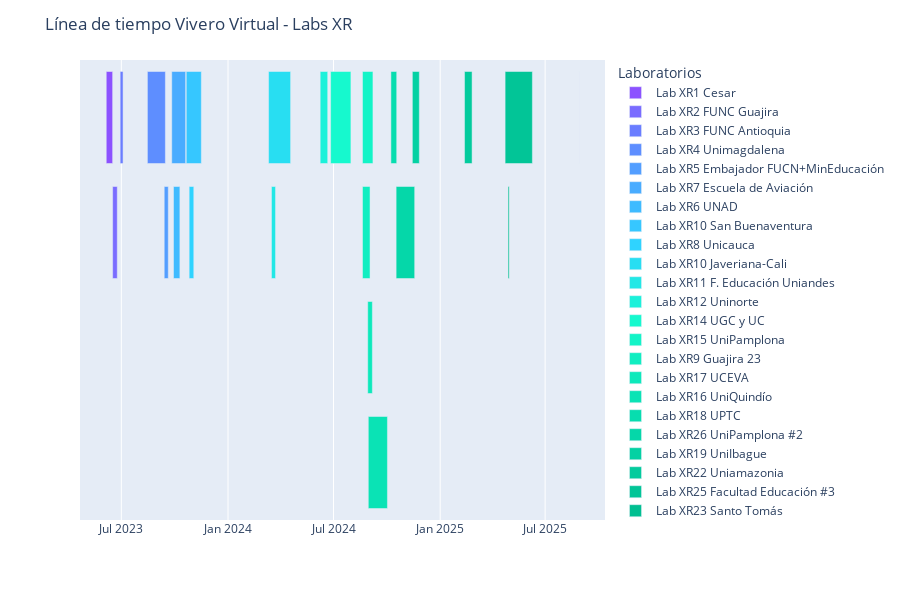

Notebook code cell kept with this figure:
### Code cell
import pandas as pd
import plotly.express as px


colores_labs = [
    "#8c52ff", "#7a6cff", "#6a7dff", "#5e8eff", "#539eff",
    "#49acff", "#3fbbff", "#36c7ff", "#2fd3ff", "#28def2",
    "#22e8e6", "#1cf1da", "#16f9ce", "#13f4c7", "#10eec1",
    "#0de9bb", "#0ae3b5", "#07ddaf", "#05d7a9", "#04d1a3",
    "#03cb9d", "#02c597", "#01bf91", "#00b98b", "#00b385",
    "#009f8f", "#008ca0", "#0078b1", "#0064c2", "#0050d3"
]


labs = pd.DataFrame({
    "Laboratorios": [
        "Lab XR1 Cesar",
        "Lab XR2 FUNC Guajira",
        "Lab XR3 FUNC Antioquia",
        "Lab XR4 Unimagdalena",
        "Lab XR5 Embajador FUCN+MinEducación",
        "Lab XR6 UNAD",
        "Lab XR7 Escuela de Aviación",
        "Lab XR8 Unicauca",
        "Lab XR9 Guajira 23",
        "Lab XR10 Javeriana-Cali",
        "Lab XR10 San Buenaventura",
        "Lab XR11 F. Educación Uniandes",
        "Lab XR12 Uninorte",
        "Lab XR14 UGC y UC",
        "Lab XR15 UniPamplona",
        "Lab XR16 UniQuindío",
        "Lab XR17 UCEVA",
        "Lab XR18 UPTC",
        "Lab XR19 UniIbague",
        "Lab XR22 Uniamazonia",
        "Lab XR23 Santo Tomás",
        "Lab XR25 Facultad Educación #3",
        "Lab XR26 UniPamplona #2",
        "Lab XR27 UniPamplona #3"
    ],
    "Inicio": [
        "2023-06-05", "2023-06-16", "2023-06-29", "2023-08-15", "2023-09-13",
        "2023-09-29", "2023-09-26", "2023-10-26", "2024-08-20", "2024-03-11",
        "2023-10-21", "2024-03-16", "2024-06-08", "2024-06-26", "2024-08-20",
        "2024-08-30", "2024-08-29", "2024-10-08", "2024-11-14", "2025-02-12",
        "2025-04-28", "2025-04-23", "2024-10-17", "2025-08-28"
    ],
    "Fin": [
        "2023-06-16", "2023-06-24", "2023-07-04", "2023-09-15", "2023-09-20",
        "2023-10-10", "2023-10-20", "2023-11-03", "2024-09-02", "2024-04-18",
        "2023-11-16", "2024-03-23", "2024-06-21", "2024-07-31", "2024-09-07",
        "2024-10-02", "2024-09-06", "2024-10-18", "2024-11-26", "2025-02-25",
        "2025-04-30", "2025-06-09", "2024-11-18", "2025-08-28"
    ]
})

#  Ordenar por fecha
labs = labs.sort_values("Inicio")

#  Asignar niveles (para evitar solapamientos)

levels = []

for i, row in labs.iterrows():
    start = pd.to_datetime(row["Inicio"])
    end = pd.to_datetime(row["Fin"])

    assigned = False
    for lvl in levels:
        if start > lvl[-1]:           # si no se solapan
            lvl.append(end)
            labs.loc[i, "Nivel"] = levels.index(lvl)
            assigned = True
            break

    if not assigned:
        levels.append([end])
        labs.loc[i, "Nivel"] = len(levels) - 1


fig = px.timeline(
    labs,
    x_start="Inicio",
    x_end="Fin",
    y="Nivel",
    hover_name="Laboratorios",
    hover_data={"Inicio": True, "Fin": True, "Nivel": False},
    color="Laboratorios",                    
    color_discrete_sequence=colores_labs  
)

fig.update_yaxes(
    autorange="reversed",
    title="Laboratorios",
    visible=False
)
fig.update_xaxes(
    visible=True  
)


fig.update_layout(
    height=600,
    showlegend=True,     
    legend=dict(
        orientation="v",  
        yanchor="bottom",
        y=-0,
        xanchor="left",
        x=200
    ),
    title="Línea de tiempo Vivero Virtual - Labs XR"
)

fig.show()

### Figure 1 — Plotly figure (JSON) as saved in the notebook; plotly's stock layout.template omitted (floating-point values rounded to 4 significant figures)
{"data": [{"alignmentgroup": "True", "base": ["2023-06-05"], "hovertemplate": "<b>%{hovertext}</b><br><br>Laboratorios=Lab XR1 Cesar<br>Inicio=%{base}<br>Fin=%{x}<extra></extra>", "hovertext": ["Lab XR1 Cesar"], "legendgroup": "Lab XR1 Cesar", "marker": {"color": "#8c52ff", "pattern": {"shape": ""}}, "name": "Lab XR1 Cesar", "offsetgroup": "Lab XR1 Cesar", "orientation": "h", "showlegend": true, "textposition": "auto", "type": "bar", "x": [950400000], "xaxis": "x", "y": [0], "yaxis": "y"}, {"alignmentgroup": "True", "base": ["2023-06-16"], "hovertemplate": "<b>%{hovertext}</b><br><br>Laboratorios=Lab XR2 FUNC Guajira<br>Inicio=%{base}<br>Fin=%{x}<extra></extra>", "hovertext": ["Lab XR2 FUNC Guajira"], "legendgroup": "Lab XR2 FUNC Guajira", "marker": {"color": "#7a6cff", "pattern": {"shape": ""}}, "name": "Lab XR2 FUNC Guajira", "offsetgroup": "Lab XR2 FUNC Guajira", "orientation": "h", "showlegend": true, "textposition": "auto", "type": "bar", "x": [691200000], "xaxis": "x", "y": [1], "yaxis": "y"}, {"alignmentgroup": "True", "base": ["2023-06-29"], "hovertemplate": "<b>%{hovertext}</b><br><br>Laboratorios=Lab XR3 FUNC Antioquia<br>Inicio=%{base}<br>Fin=%{x}<extra></extra>", "hovertext": ["Lab XR3 FUNC Antioquia"], "legendgroup": "Lab XR3 FUNC Antioquia", "marker": {"color": "#6a7dff", "pattern": {"shape": ""}}, "name": "Lab XR3 FUNC Antioquia", "offsetgroup": "Lab XR3 FUNC Antioquia", "orientation": "h", "showlegend": true, "textposition": "auto", "type": "bar", "x": [432000000], "xaxis": "x", "y": [0], "yaxis": "y"}, {"alignmentgroup": "True", "base": ["2023-08-15"], "hovertemplate": "<b>%{hovertext}</b><br><br>Laboratorios=Lab XR4 Unimagdalena<br>Inicio=%{base}<br>Fin=%{x}<extra></extra>", "hovertext": ["Lab XR4 Unimagdalena"], "legendgroup": "Lab XR4 Unimagdalena", "marker": {"color": "#5e8eff", "pattern": {"shape": ""}}, "name": "Lab XR4 Unimagdalena", "offsetgroup": "Lab XR4 Unimagdalena", "orientation": "h", "showlegend": true, "textposition": "auto", "type": "bar", "x": [2678400000], "xaxis": "x", "y": [0], "yaxis": "y"}, {"alignmentgroup": "True", "base": ["2023-09-13"], "hovertemplate": "<b>%{hovertext}</b><br><br>Laboratorios=Lab XR5 Embajador FUCN+MinEducación<br>Inicio=%{base}<br>Fin=%{x}<extra></extra>", "hovertext": ["Lab XR5 Embajador FUCN+MinEducación"], "legendgroup": "Lab XR5 Embajador FUCN+MinEducación", "marker": {"color": "#539eff", "pattern": {"shape": ""}}, "name": "Lab XR5 Embajador FUCN+MinEducación", "offsetgroup": "Lab XR5 Embajador FUCN+MinEducación", "orientation": "h", "showlegend": true, "textposition": "auto", "type": "bar", "x": [604800000], "xaxis": "x", "y": [1], "yaxis": "y"}, {"alignmentgroup": "True", "base": ["2023-09-26"], "hovertemplate": "<b>%{hovertext}</b><br><br>Laboratorios=Lab XR7 Escuela de Aviación<br>Inicio=%{base}<br>Fin=%{x}<extra></extra>", "hovertext": ["Lab XR7 Escuela de Aviación"], "legendgroup": "Lab XR7 Escuela de Aviación", "marker": {"color": "#49acff", "pattern": {"shape": ""}}, "name": "Lab XR7 Escuela de Aviación", "offsetgroup": "Lab XR7 Escuela de Aviación", "orientation": "h", "showlegend": true, "textposition": "auto", "type": "bar", "x": [2073600000], "xaxis": "x", "y": [0], "yaxis": "y"}, {"alignmentgroup": "True", "base": ["2023-09-29"], "hovertemplate": "<b>%{hovertext}</b><br><br>Laboratorios=Lab XR6 UNAD<br>Inicio=%{base}<br>Fin=%{x}<extra></extra>", "hovertext": ["Lab XR6 UNAD"], "legendgroup": "Lab XR6 UNAD", "marker": {"color": "#3fbbff", "pattern": {"shape": ""}}, "name": "Lab XR6 UNAD", "offsetgroup": "Lab XR6 UNAD", "orientation": "h", "showlegend": true, "textposition": "auto", "type": "bar", "x": [950400000], "xaxis": "x", "y": [1], "yaxis": "y"}, {"alignmentgroup": "True", "base": ["2023-10-21"], "hovertemplate": "<b>%{hovertext}</b><br><br>Laboratorios=Lab XR10 San Buenaventura<br>Inicio=%{base}<br>Fin=%{x}<extra></extra>", "hovertext": ["Lab XR10 San Buenaventura"], "legendgroup": "Lab XR10 San Buenaventura", "marker": {"color": "#36c7ff", "pattern": {"shape": ""}}, "name": "Lab XR10 San Buenaventura", "offsetgroup": "Lab XR10 San Buenaventura", "orientation": "h", "showlegend": true, "textposition": "auto", "type": "bar", "x": [2246400000], "xaxis": "x", "y": [0], "yaxis": "y"}, {"alignmentgroup": "True", "base": ["2023-10-26"], "hovertemplate": "<b>%{hovertext}</b><br><br>Laboratorios=Lab XR8 Unicauca<br>Inicio=%{base}<br>Fin=%{x}<extra></extra>", "hovertext": ["Lab XR8 Unicauca"], "legendgroup": "Lab XR8 Unicauca", "marker": {"color": "#2fd3ff", "pattern": {"shape": ""}}, "name": "Lab XR8 Unicauca", "offsetgroup": "Lab XR8 Unicauca", "orientation": "h", "showlegend": true, "textposition": "auto", "type": "bar", "x": [691200000], "xaxis": "x", "y": [1], "yaxis": "y"}, {"alignmentgroup": "True", "base": ["2024-03-11"], "hovertemplate": "<b>%{hovertext}</b><br><br>Laboratorios=Lab XR10 Javeriana-Cali<br>Inicio=%{base}<br>Fin=%{x}<extra></extra>", "hovertext": ["Lab XR10 Javeriana-Cali"], "legendgroup": "Lab XR10 Javeriana-Cali", "marker": {"color": "#28def2", "pattern": {"shape": ""}}, "name": "Lab XR10 Javeriana-Cali", "offsetgroup": "Lab XR10 Javeriana-Cali", "orientation": "h", "showlegend": true, "textposition": "auto", "type": "bar", "x": [3283200000], "xaxis": "x", "y": [0], "yaxis": "y"}, {"alignmentgroup": "True", "base": ["2024-03-16"], "hovertemplate": "<b>%{hovertext}</b><br><br>Laboratorios=Lab XR11 F. Educación Uniandes<br>Inicio=%{base}<br>Fin=%{x}<extra></extra>", "hovertext": ["Lab XR11 F. Educación Uniandes"], "legendgroup": "Lab XR11 F. Educación Uniandes", "marker": {"color": "#22e8e6", "pattern": {"shape": ""}}, "name": "Lab XR11 F. Educación Uniandes", "offsetgroup": "Lab XR11 F. Educación Uniandes", "orientation": "h", "showlegend": true, "textposition": "auto", "type": "bar", "x": [604800000], "xaxis": "x", "y": [1], "yaxis": "y"}, {"alignmentgroup": "True", "base": ["2024-06-08"], "hovertemplate": "<b>%{hovertext}</b><br><br>Laboratorios=Lab XR12 Uninorte<br>Inicio=%{base}<br>Fin=%{x}<extra></extra>", "hovertext": ["Lab XR12 Uninorte"], "legendgroup": "Lab XR12 Uninorte", "marker": {"color": "#1cf1da", "pattern": {"shape": ""}}, "name": "Lab XR12 Uninorte", "offsetgroup": "Lab XR12 Uninorte", "orientation": "h", "showlegend": true, "textposition": "auto", "type": "bar", "x": [1123200000], "xaxis": "x", "y": [0], "yaxis": "y"}, {"alignmentgroup": "True", "base": ["2024-06-26"], "hovertemplate": "<b>%{hovertext}</b><br><br>Laboratorios=Lab XR14 UGC y UC<br>Inicio=%{base}<br>Fin=%{x}<extra></extra>", "hovertext": ["Lab XR14 UGC y UC"], "legendgroup": "Lab XR14 UGC y UC", "marker": {"color": "#16f9ce", "pattern": {"shape": ""}}, "name": "Lab XR14 UGC y UC", "offsetgroup": "Lab XR14 UGC y UC", "orientation": "h", "showlegend": true, "textposition": "auto", "type": "bar", "x": [3024000000], "xaxis": "x", "y": [0], "yaxis": "y"}, {"alignmentgroup": "True", "base": ["2024-08-20"], "hovertemplate": "<b>%{hovertext}</b><br><br>Laboratorios=Lab XR15 UniPamplona<br>Inicio=%{base}<br>Fin=%{x}<extra></extra>", "hovertext": ["Lab XR15 UniPamplona"], "legendgroup": "Lab XR15 UniPamplona", "marker": {"color": "#13f4c7", "pattern": {"shape": ""}}, "name": "Lab XR15 UniPamplona", "offsetgroup": "Lab XR15 UniPamplona", "orientation": "h", "showlegend": true, "textposition": "auto", "type": "bar", "x": [1555200000], "xaxis": "x", "y": [0], "yaxis": "y"}, {"alignmentgroup": "True", "base": ["2024-08-20"], "hovertemplate": "<b>%{hovertext}</b><br><br>Laboratorios=Lab XR9 Guajira 23<br>Inicio=%{base}<br>Fin=%{x}<extra></extra>", "hovertext": ["Lab XR9 Guajira 23"], "legendgroup": "Lab XR9 Guajira 23", "marker": {"color": "#10eec1", "pattern": {"shape": ""}}, "name": "Lab XR9 Guajira 23", "offsetgroup": "Lab XR9 Guajira 23", "orientation": "h", "showlegend": true, "textposition": "auto", "type": "bar", "x": [1123200000], "xaxis": "x", "y": [1], "yaxis": "y"}, {"alignmentgroup": "True", "base": ["2024-08-29"], "hovertemplate": "<b>%{hovertext}</b><br><br>Laboratorios=Lab XR17 UCEVA<br>Inicio=%{base}<br>Fin=%{x}<extra></extra>", "hovertext": ["Lab XR17 UCEVA"], "legendgroup": "Lab XR17 UCEVA", "marker": {"color": "#0de9bb", "pattern": {"shape": ""}}, "name": "Lab XR17 UCEVA", "offsetgroup": "Lab XR17 UCEVA", "orientation": "h", "showlegend": true, "textposition": "auto", "type": "bar", "x": [691200000], "xaxis": "x", "y": [2], "yaxis": "y"}, {"alignmentgroup": "True", "base": ["2024-08-30"], "hovertemplate": "<b>%{hovertext}</b><br><br>Laboratorios=Lab XR16 UniQuindío<br>Inicio=%{base}<br>Fin=%{x}<extra></extra>", "hovertext": ["Lab XR16 UniQuindío"], "legendgroup": "Lab XR16 UniQuindío", "marker": {"color": "#0ae3b5", "pattern": {"shape": ""}}, "name": "Lab XR16 UniQuindío", "offsetgroup": "Lab XR16 UniQuindío", "orientation": "h", "showlegend": true, "textposition": "auto", "type": "bar", "x": [2851200000], "xaxis": "x", "y": [3], "yaxis": "y"}, {"alignmentgroup": "True", "base": ["2024-10-08"], "hovertemplate": "<b>%{hovertext}</b><br><br>Laboratorios=Lab XR18 UPTC<br>Inicio=%{base}<br>Fin=%{x}<extra></extra>", "hovertext": ["Lab XR18 UPTC"], "legendgroup": "Lab XR18 UPTC", "marker": {"color": "#07ddaf", "pattern": {"shape": ""}}, "name": "Lab XR18 UPTC", "offsetgroup": "Lab XR18 UPTC", "orientation": "h", "showlegend": true, "textposition": "auto", "type": "bar", "x": [864000000], "xaxis": "x", "y": [0], "yaxis": "y"}, {"alignmentgroup": "True", "base": ["2024-10-17"], "hovertemplate": "<b>%{hovertext}</b><br><br>Laboratorios=Lab XR26 UniPamplona #2<br>Inicio=%{base}<br>Fin=%{x}<extra></extra>", "hovertext": ["Lab XR26 UniPamplona #2"], "legendgroup": "Lab XR26 UniPamplona #2", "marker": {"color": "#05d7a9", "pattern": {"shape": ""}}, "name": "Lab XR26 UniPamplona #2", "offsetgroup": "Lab XR26 UniPamplona #2", "orientation": "h", "showlegend": true, "textposition": "auto", "type": "bar", "x": [2764800000], "xaxis": "x", "y": [1], "yaxis": "y"}, {"alignmentgroup": "True", "base": ["2024-11-14"], "hovertemplate": "<b>%{hovertext}</b><br><br>Laboratorios=Lab XR19 UniIbague<br>Inicio=%{base}<br>Fin=%{x}<extra></extra>", "hovertext": ["Lab XR19 UniIbague"], "legendgroup": "Lab XR19 UniIbague", "marker": {"color": "#04d1a3", "pattern": {"shape": ""}}, "name": "Lab XR19 UniIbague", "offsetgroup": "Lab XR19 UniIbague", "orientation": "h", "showlegend": true, "textposition": "auto", "type": "bar", "x": [1036800000], "xaxis": "x", "y": [0], "yaxis": "y"}, {"alignmentgroup": "True", "base": ["2025-02-12"], "hovertemplate": "<b>%{hovertext}</b><br><br>Laboratorios=Lab XR22 Uniamazonia<br>Inicio=%{base}<br>Fin=%{x}<extra></extra>", "hovertext": ["Lab XR22 Uniamazonia"], "legendgroup": "Lab XR22 Uniamazonia", "marker": {"color": "#03cb9d", "pattern": {"shape": ""}}, "name": "Lab XR22 Uniamazonia", "offsetgroup": "Lab XR22 Uniamazonia", "orientation": "h", "showlegend": true, "textposition": "auto", "type": "bar", "x": [1123200000], "xaxis": "x", "y": [0], "yaxis": "y"}, {"alignmentgroup": "True", "base": ["2025-04-23"], "hovertemplate": "<b>%{hovertext}</b><br><br>Laboratorios=Lab XR25 Facultad Educación #3<br>Inicio=%{base}<br>Fin=%{x}<extra></extra>", "hovertext": ["Lab XR25 Facultad Educación #3"], "legendgroup": "Lab XR25 Facultad Educación #3", "marker": {"color": "#02c597", "pattern": {"shape": ""}}, "name": "Lab XR25 Facultad Educación #3", "offsetgroup": "Lab XR25 Facultad Educación #3", "orientation": "h", "showlegend": true, "textposition": "auto", "type": "bar", "x": [4060800000], "xaxis": "x", "y": [0], "yaxis": "y"}, {"alignmentgroup": "True", "base": ["2025-04-28"], "hovertemplate": "<b>%{hovertext}</b><br><br>Laboratorios=Lab XR23 Santo Tomás<br>Inicio=%{base}<br>Fin=%{x}<extra></extra>", "hovertext": ["Lab XR23 Santo Tomás"], "legendgroup": "Lab XR23 Santo Tomás", "marker": {"color": "#01bf91", "pattern": {"shape": ""}}, "name": "Lab XR23 Santo Tomás", "offsetgroup": "Lab XR23 Santo Tomás", "orientation": "h", "showlegend": true, "textposition": "auto", "type": "bar", "x": [172800000], "xaxis": "x", "y": [1], "yaxis": "y"}, {"alignmentgroup": "True", "base": ["2025-08-28"], "hovertemplate": "<b>%{hovertext}</b><br><br>Laboratorios=Lab XR27 UniPamplona #3<br>Inicio=%{base}<br>Fin=%{x}<extra></extra>", "hovertext": ["Lab XR27 UniPamplona #3"], "legendgroup": "Lab XR27 UniPamplona #3", "marker": {"color": "#00b98b", "pattern": {"shape": ""}}, "name": "Lab XR27 UniPamplona #3", "offsetgroup": "Lab XR27 UniPamplona #3", "orientation": "h", "showlegend": true, "textposition": "auto", "type": "bar", "x": [0], "xaxis": "x", "y": [0], "yaxis": "y"}], "layout": {"barmode": "overlay", "height": 600, "legend": {"orientation": "v", "title": {"text": "Laboratorios"}, "tracegroupgap": 0, "x": 200, "xanchor": "left", "y": 0, "yanchor": "bottom"}, "margin": {"t": 60}, "showlegend": true, "title": {"text": "Línea de tiempo Vivero Virtual - Labs XR"}, "xaxis": {"anchor": "y", "domain": [0, 1], "type": "date", "visible": true}, "yaxis": {"anchor": "x", "autorange": "reversed", "domain": [0, 1], "title": {"text": "Laboratorios"}, "visible": false}}}
